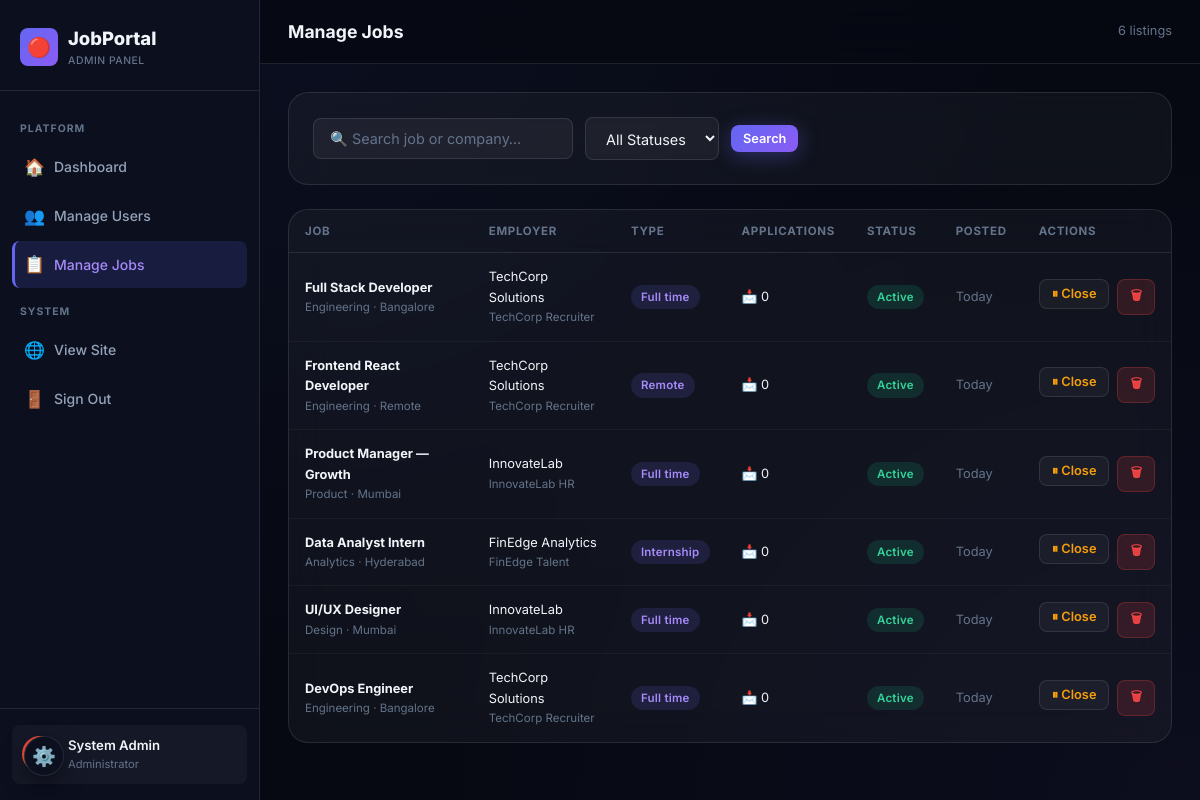
The page /admin/jobs.php (signed in) on the database its author committed.
### tables this page shows
CREATE TABLE IF NOT EXISTS users (
    id              INT AUTO_INCREMENT PRIMARY KEY,
    name            VARCHAR(100)  NOT NULL,
    email           VARCHAR(150)  UNIQUE NOT NULL,
    password_hash   VARCHAR(255)  NOT NULL,
    role            ENUM('student','employer','admin') NOT NULL DEFAULT 'student',
    phone           VARCHAR(20),
    location        VARCHAR(100),
    bio             TEXT,
    skills          TEXT,
    experience_level ENUM('fresher','junior','mid','senior') DEFAULT 'fresher',
    resume_path     VARCHAR(255),
    company_name    VARCHAR(150),
    company_website VARCHAR(255),
    company_size    VARCHAR(50),
    industry        VARCHAR(100),
    profile_pic     VARCHAR(255),
    is_active       TINYINT(1)    NOT NULL DEFAULT 1,
    created_at      TIMESTAMP     DEFAULT CURRENT_TIMESTAMP,
    updated_at      TIMESTAMP     DEFAULT CURRENT_TIMESTAMP ON UPDATE CURRENT_TIMESTAMP
);

CREATE TABLE IF NOT EXISTS jobs (
    id               INT AUTO_INCREMENT PRIMARY KEY,
    employer_id      INT          NOT NULL,
    title            VARCHAR(200) NOT NULL,
    description      TEXT         NOT NULL,
    requirements     TEXT,
    skills_required  TEXT,
    category         VARCHAR(100),
    location         VARCHAR(100),
    salary_min       INT          DEFAULT 0,
    salary_max       INT          DEFAULT 0,
    experience_level ENUM('any','fresher','junior','mid','senior') DEFAULT 'any',
    job_type         ENUM('full-time','part-time','internship','contract','remote') DEFAULT 'full-time',
    status           ENUM('active','closed','draft') DEFAULT 'active',
    views            INT          DEFAULT 0,
    deadline         DATE,
    created_at       TIMESTAMP    DEFAULT CURRENT_TIMESTAMP,
    updated_at       TIMESTAMP    DEFAULT CURRENT_TIMESTAMP ON UPDATE CURRENT_TIMESTAMP,
    FOREIGN KEY (employer_id) REFERENCES users(id) ON DELETE CASCADE
);

### auth.php (called while the page is built, shortened)
<?php
function e(string $str): string {
    return htmlspecialchars($str, ENT_QUOTES | ENT_SUBSTITUTE, 'UTF-8');
}
function time_ago(string $datetime): string {
    $now  = new DateTime();
    $past = new DateTime($datetime);
    $diff = $now->diff($past);
    if ($diff->days === 0) return 'Today';
    return round($diff->days / 365) . ' years ago';
}
?>

### admin/jobs.php (the view, shortened to what this page needs)
<?php
require_once __DIR__ . '/../config.php';
require_once __DIR__ . '/../auth.php';
$uid = $_SESSION['user_id'];
$me  = $pdo->prepare("SELECT * FROM users WHERE id=?"); $me->execute([$uid]); $me=$me->fetch();
$search = trim($_GET['q'] ?? '');
$sql = "SELECT j.*, u.company_name, u.name AS employer_name,
        (SELECT COUNT(*) FROM applications WHERE job_id=j.id) AS app_count
        FROM jobs j JOIN users u ON j.employer_id=u.id WHERE 1=1";
$params = [];
$sql .= " ORDER BY j.created_at DESC";
$stmt = $pdo->prepare($sql); $stmt->execute($params); $jobs=$stmt->fetchAll();
?>
<!DOCTYPE html>
<html lang="en">
<head>
  <link rel="stylesheet" href="../assets/style.css">
</head>
<body>
<div class="app-shell">
<aside class="sidebar" id="sidebar">
  <div class="sidebar-brand">
    <div class="brand-icon">🔴</div>
    <div><div class="brand-name">JobPortal</div><div class="brand-tag">ADMIN PANEL</div></div>
  </div>
  <nav class="sidebar-nav">
    <div class="nav-section-label">Platform</div>
    <a class="nav-item" href="dashboard.php"><span class="icon">🏠</span> Dashboard</a>
    <a class="nav-item" href="users.php"><span class="icon">👥</span> Manage Users</a>
    <a class="nav-item active" href="jobs.php"><span class="icon">📋</span> Manage Jobs</a>
    <div class="nav-section-label">System</div>
    <a class="nav-item" href="../index.php"><span class="icon">🌐</span> View Site</a>
    <a class="nav-item" href="../logout.php"><span class="icon">🚪</span> Sign Out</a>
  </nav>
  <div class="sidebar-footer">
    <div class="user-info">
      <div class="avatar" style="background:linear-gradient(135deg,#ef4444,#f97316);"><?=mb_strtoupper(mb_substr($me['name'],0,1))?></div>
      <div><div class="user-name"><?=e($me['name'])?></div><div class="user-role">Administrator</div></div>
    </div>
  </div>
</aside>
<main class="main-content">
  <div class="topbar">
    <div class="topbar-left">
      <h1 class="page-title">Manage Jobs</h1>
    </div>
    <div class="topbar-right">
      <span class="text-muted text-sm"><?=count($jobs)?> listings</span>
    </div>
  </div>
  <div class="page-content">
    <div class="card card-p mb-24 animate-in">
      <form method="GET" class="d-flex gap-12 align-center flex-wrap">
        <input name="q" type="text" class="form-control" style="max-width:260px;" placeholder="🔍 Search job or company…" value="<?=e($search)?>">
        <select name="status" class="form-control" style="width:auto;" onchange="this.form.submit()">
          <option value="">All Statuses</option>
        </select>
        <button type="submit" class="btn btn-primary btn-sm">Search</button>
      </form>
    </div>
    <div class="card animate-in animate-delay-1">
      <div class="table-wrap">
        <table class="data-table">
          <thead>
            <tr><th>Job</th><th>Employer</th><th>Type</th><th>Applications</th><th>Status</th><th>Posted</th><th>Actions</th></tr>
          </thead>
          <tbody>
          <?php foreach($jobs as $job): ?>
          <tr>
            <td>
              <div class="font-bold text-sm"><?=e($job['title'])?></div>
              <?php if($job['category']): ?><div class="text-xs text-muted"><?=e($job['category'])?> · <?=e($job['location'])?></div><?php endif; ?>
            </td>
            <td>
              <div class="text-sm"><?=e($job['company_name'])?></div>
              <div class="text-xs text-muted"><?=e($job['employer_name'])?></div>
            </td>
            <td><span class="badge badge-indigo"><?=ucfirst(str_replace('-',' ',$job['job_type']))?></span></td>
            <td class="text-sm">📩 <?=$job['app_count']?></td>
            <td><span class="badge status-<?=$job['status']?>"><?=ucfirst($job['status'])?></span></td>
            <td class="text-muted text-sm"><?=time_ago($job['created_at'])?></td>
            <td>
              <div class="d-flex gap-8">
                <?php if($job['status']==='active'): ?>
                  <form method="POST" onsubmit="return confirm('Close this job?')">
                    <button class="btn btn-ghost btn-sm" style="color:var(--warning);">⏸ Close</button>
                  </form>
                <?php endif; ?>
                <form method="POST" onsubmit="return confirm('Delete this job listing permanently?')">
                  <button class="btn btn-danger btn-sm">🗑</button>
                </form>
              </div>
            </td>
          </tr>
          <?php endforeach; ?>
          </tbody>
        </table>
      </div>
    </div>
  </div>
</main>
</div>
</body>
</html>

### rows shown on the page
users: name "System Admin"
jobs: title "Full Stack Developer", category "Engineering", location "Bangalore", employer.company_name "TechCorp Solutions", employer.name "TechCorp Recruiter", job_type "Full time", app_count "0", status "Active", created_at "Today"
jobs: title "Frontend React Developer", category "Engineering", location "Remote", employer.company_name "TechCorp Solutions", employer.name "TechCorp Recruiter", job_type "Remote", app_count "0", status "Active", created_at "Today"
jobs: title "Product Manager — Growth", category "Product", location "Mumbai", employer.company_name "InnovateLab", employer.name "InnovateLab HR", job_type "Full time", app_count "0", status "Active", created_at "Today"
jobs: title "Data Analyst Intern", category "Analytics", location "Hyderabad", employer.company_name "FinEdge Analytics", employer.name "FinEdge Talent", job_type "Internship", app_count "0", status "Active", created_at "Today"
jobs: title "UI/UX Designer", category "Design", location "Mumbai", employer.company_name "InnovateLab", employer.name "InnovateLab HR", job_type "Full time", app_count "0", status "Active", created_at "Today"
jobs: title "DevOps Engineer", category "Engineering", location "Bangalore", employer.company_name "TechCorp Solutions", employer.name "TechCorp Recruiter", job_type "Full time", app_count "0", status "Active", created_at "Today"

### other values the page prints
count($jobs) "6"
